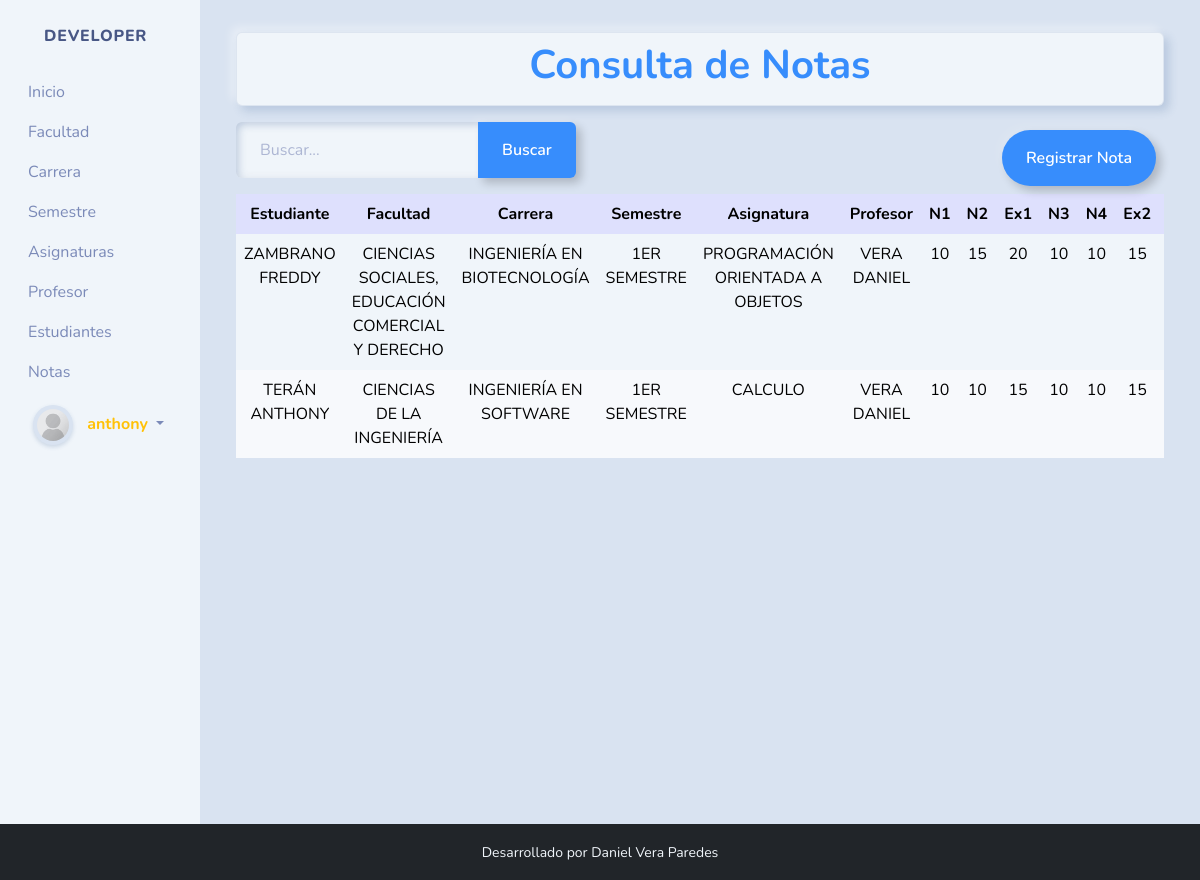
Screenshot of /notas/ (signed in) with the database file from the repository.
### notas/models.py (models this page shows)
class Notas(models.Model):
    student = models.ForeignKey(Student, on_delete=models.CASCADE)
    asignatura = models.ForeignKey(Asignatura, on_delete=models.CASCADE)
    teacher = models.ForeignKey(Teacher, on_delete=models.CASCADE)
    semestre = models.ForeignKey(Semestre, on_delete=models.CASCADE)
    carrera = models.ForeignKey(Carrera, on_delete=models.CASCADE)
    facultad = models.ForeignKey(Facultad, on_delete=models.CASCADE)
    n1 = models.IntegerField('n1')
    n2 = models.IntegerField('n2')
    ex1 = models.IntegerField('ex1')
    n3 = models.IntegerField('n3')
    n4 = models.IntegerField('n4')
    ex2 = models.IntegerField('ex2')
    isactive = models.BooleanField('Estado', default=True)
    created = models.DateTimeField('Fecha de Creación', auto_now_add=True)
    class Meta:
        verbose_name = ('Nota')
        verbose_name_plural = ('Notas')
        ordering = ['student', 'asignatura']

class Student(models.Model):
    firstname = models.CharField('Nombres', max_length=200)
    lastname = models.CharField(verbose_name="Apellidos", max_length=200)
    created = models.DateTimeField(auto_now_add=True)
    dategraduate = models.DateTimeField('Fecha Graduacion', null=True, blank=True)
    graduate = models.BooleanField('Graduado', default=False)
    user = models.ForeignKey(User, on_delete=models.CASCADE)
    class Meta:
        verbose_name = ('Estudiante')
        verbose_name_plural = ('Estudiantes')
        ordering = ['-lastname']
    def __str__(self):
        return f"{self.lastname} {self.firstname}"

class Facultad(models.Model):
    description = models.CharField('Descripcion', max_length=200)
    isactive = models.BooleanField('Estado', default=True)
    class Meta:
        verbose_name = ('Facultad')
        verbose_name_plural = ('Facultades')
        ordering = ['description']
    def __str__(self):
        return f"{self.description}"

class Carrera(models.Model):
    facultad = models.ForeignKey(Facultad, on_delete=models.CASCADE)
    description = models.CharField('Descripcion', max_length=200)
    isactive = models.BooleanField('Estado', default=True)
    class Meta:
        verbose_name = ('Carrera')
        verbose_name_plural = ('Carreras')
        ordering = ['description']
    def __str__(self):
        return f"{self.description}"

class Semestre(models.Model):
    description = models.CharField('Descripcion', max_length=200)
    isactive = models.BooleanField('Estado', default=True)
    class Meta:
        verbose_name = ('Semestre')
        verbose_name_plural = ('Semestres')
        ordering = ['description']
    def __str__(self):
        return f"{self.description}"

class Asignatura(models.Model):
    description = models.CharField('Descripcion', max_length=200)
    isactive = models.BooleanField('Estado', default=True)
    class Meta:
        verbose_name = ('Asignatura')
        verbose_name_plural = ('Asignaturas')
        ordering = ['description']
    def __str__(self):
        return f"{self.description}"

class Teacher(models.Model):
    firstname = models.CharField('Nombres', max_length=200)
    lastname = models.CharField(verbose_name="Apellidos", max_length=200)
    created = models.DateTimeField(auto_now_add=True)
    user = models.ForeignKey(User, on_delete=models.CASCADE)
    class Meta:
        verbose_name = ('Teacher')
        verbose_name_plural = ('Teacheres')
        ordering = ['-lastname']
    def __str__(self):
        return f"{self.lastname} {self.firstname}"

### notas/views.py (the view)
# urls.py: path('notas/', views.notas,name="notas"),
@login_required
def notas(request):
    return model_list(request, Notas, "Notas", "notas.html", ["student__firstname", "student__lastname"])

### notas/views.py (called while the page is built)
@login_required
def model_list(request, model, title, template, fields):
    context, objects = None, None
    try:
        q = request.GET.get('q')
        filter_conditions = Q()
        if q:
            for field in fields:
                filter_conditions |= Q(**{f'{field}__icontains': q})
        objects = model.objects.filter(filter_conditions)
        paginator = Paginator(objects,2)
        pagina = request.GET.get('page', 1)
        paginated_objects = paginator.get_page(pagina)
        context = {
            'objects': paginated_objects,
            'title': f'Consulta de {title}',
            'paginator': paginator,
            'num_pages': paginator.num_pages,
        }
        return render(request, template, context)
    except Exception as e:
        return render(request, template, {'title': f'Consulta de {title}', 'error': f'Ha ocurrido un error en la consulta: {e}'})

### notas/templates/notas.html (shortened to what this page needs)
{% extends "base.html" %}
{% load static %}
{% block content %}
<div class="container">
  <div class="py-2 mt-2 border border-1 shadow rounded text-center bg-light">
    <h1 class="fw-bold text-primary">{{ title }}</h1>
  </div>
  <div class="mt-3">
    <div class="mt-2 d-flex justify-content-between flex-wrap">
      <form action="" style="max-width: 450px;">
        <div class="input-group">
          <input type="text" class="form-control" placeholder="Buscar..." name="q" value="{{ request.GET.q }}" minlength="2">
          <button class="btn btn-outline-primary" data-bs-toggle="tooltip"
            data-bs-title="Escriba y haga clic en buscar">
            Buscar
          </button>
        </div>
      </form>
      <div class="m-2">
        <a href="{% url 'create_nota' %}" class="btn btn-outline-primary " data-bs-toggle="tooltip"
          data-bs-title="Ingresar un nueva Notas">
          Registrar Nota
        </a>
      </div>
    </div>
  </div>
  <div class="table-responsive">
    <table class="table table-fluid">
      <thead class="text-center text-light table-info">
        <tr>
          <th>Estudiante</th>
          <th>Facultad</th>
          <th>Carrera</th>
          <th>Semestre</th>
          <th>Asignatura</th>
          <th>Profesor</th>
          <th>N1</th>
          <th>N2</th>
          <th>Ex1</th>
          <th>N3</th>
          <th>N4</th>
          <th>Ex2</th>
          <th>¿Aprobado?</th>
        </tr>
      </thead>
      <tbody class="table-light ">
        {% for nota in objects %}
        <tr class="{% cycle 'table-default' 'table-secondary' %}">
          <td class="text-center">{{ nota.student|upper }}</td>
          <td class="text-center">{{ nota.facultad|upper }}</td>
          <td class="text-center">{{ nota.carrera|upper }}</td>
          <td class="text-center">{{ nota.semestre|upper }}</td>
          <td class="text-center">{{ nota.asignatura|upper }}</td>
          <td class="text-center">{{ nota.teacher|upper }}</td>
          <td class="text-center">{{ nota.n1|upper }}</td>
          <td class="text-center">{{ nota.n2|upper }}</td>
          <td class="text-center">{{ nota.ex1|upper }}</td>
          <td class="text-center">{{ nota.n3|upper }}</td>
          <td class="text-center">{{ nota.n4|upper }}</td>
          <td class="text-center">{{ nota.ex2|upper }}</td>
          <td class="text-center">
          </td>
        </tr>
        {% endfor %}
      </tbody>
    </table>
  </div>
</div>
{% endblock content %}

### notas/templates/base.html (shortened to what this page needs)
<!DOCTYPE html>
<html lang="es">
<head>
  {% load static%}
  <link rel="stylesheet" href={% static 'css/bootstrap.min.css' %}>
  <link rel="stylesheet" href={% static 'css/estilos.css' %}>
  <link rel="stylesheet" href="https://cdn.jsdelivr.net/npm/bootstrap-icons@1.11.1/font/bootstrap-icons.css">
</head>
<body>
  <div class="container-fluid">
    <div class="row">
      <nav id="sidebar" class="col-md-3 col-lg-2 bg-light sidebar">
        <div id="sidebar-data" class="collapse d-md-block">
          <a class="sidebar-brand d-flex align-items-centerjustify-content-center" href={% url 'home' %}>
            <div class="sidebar-brand-text mx-3">Developer</div>
          <ul class="nav flex-column">
            <li class="nav-item">
              <a class="nav-link active" href={% url 'home' %}>Inicio
            </li>
            <li class="nav-item">
              <a class="nav-link" href={% url 'facultades' %}>Facultad</a>
            </li>
            <li class="nav-item">
              <a class="nav-link" href={% url 'carreras' %}>Carrera</a>
            </li>
            <li class="nav-item">
              <a class="nav-link" href={% url 'semestres' %}>Semestre</a>
            </li>
            <li class="nav-item">
              <a class="nav-link" href={% url 'asignaturas' %}>Asignaturas</a>
            </li>
            <li class="nav-item">
              <a class="nav-link" href={% url 'teachers' %}>Profesor</a>
            </li>
            <li class="nav-item">
              <a class="nav-link" href={% url 'students' %}>Estudiantes</a>
            </li>
            <li class="nav-item">
              <a class="nav-link" href={% url 'notas' %}>Notas</a>
            </li>
          </ul>
          <ul class="nav flex-column">
            {% if user.is_authenticated %}
            <li class="nav-item dropdown" id="profile-image-container">
              <a class="nav-link dropdown-toggle" href="#" id="profileDropdown" role="button" data-bs-toggle="dropdown"
                aria-haspopup="true" aria-expanded="false">
                <img id="profile-image" src="" alt="Imagen de perfil" class="img-thumbnail profile-image">
                <span class="text-warning username">{{ user.username }}</span>
              </a>
            </li>
            {% else %}
            <li class="nav-item"><a class="nav-link" href="{% url 'login' %}">Iniciar Sesión</a></li>
            {% endif %}
          </ul>
        </div>
      </nav>
      <main class="col-md-9 ms-sm-auto col-lg-10 px-md-4 mt-4" id="content-wrapper">
        {% block content %}
        {% endblock content %}
      </main>
    </div>
  </div>
</body>
<footer class="bg-dark text-light">
  <div class="container">
    <div class="row">
      <div class="col-md-12 text-center py-3">
        <small>Desarrollado por Daniel Vera Paredes</small>
      </div>
    </div>
  </div>
</footer>
</html>

### static/css/estilos.css (style rules this page uses)
#content-wrapper { min-height: 100vh; }
.sidebar .sidebar-brand { text-decoration: none; font-size: 1rem; font-weight: 800; padding: 1.5rem 1rem; text-align: center; text-transform: uppercase; letter-spacing: 0.05rem; z-index: 1; }
#profile-image-container { display: flex; align-items: center; padding: 5px; }
.profile-image { width: 40px; height: 40px; border-radius: 50%; margin-right: 10px; }
.username { font-weight: bold; }

### rows the page displays
Notas: student "ZAMBRANO FREDDY", facultad "CIENCIAS SOCIALES, EDUCACIÓN COMERCIAL Y DERECHO", carrera "INGENIERÍA EN BIOTECNOLOGÍA", semestre "1ER SEMESTRE", asignatura "PROGRAMACIÓN ORIENTADA A OBJETOS", teacher "VERA DANIEL", n1 "10", n2 "15", ex1 "20", n3 "10", n4 "10", ex2 "15"
Notas: student "TERÁN ANTHONY", facultad "CIENCIAS DE LA INGENIERÍA", carrera "INGENIERÍA EN SOFTWARE", semestre "1ER SEMESTRE", asignatura "CALCULO", teacher "VERA DANIEL", n1 "10", n2 "10", ex1 "15", n3 "10", n4 "10", ex2 "15"

### other values shown
{{ user.username }} "anthony"
{{ title }} "Consulta de Notas"
